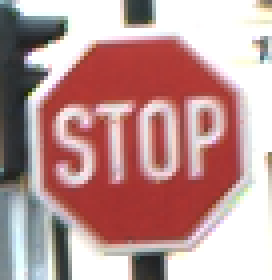
#> input picture gtsrb/14/00001_00018.ppm, 68 x 70 px, found by its file name (shown 4 times larger); its folder holds only this picture in this run
$ jupyter execute --allow-errors 05_phase5_preprocessing_pipeline.ipynb
#> lines starting #> are read from the running program, lines starting #| are printed output that depends on the picture; long printed decimals are rounded
# 🚦 Phase 5: Image Preprocessing Pipeline
### Traffic Sign Recognition using Deep Learning & CNN

---

## 🎯 Objectives for Phase 5:
1. **Uniform Resizing**: Standardize diverse image sizes ($25\times25$ to $200\times200$) into uniform **$32 \times 32 \times 3$** pixel tensors.
2. **Color Space Conversion**: Ensure images read by OpenCV (BGR) are properly mapped to RGB.
3. **Pixel Normalization**: Scale raw pixel intensities from integer $[0, 255]$ to floating-point $[0.0, 1.0]$.
4. **Stratified Train/Test Split**: Split dataset 80% for training and 20% for testing while strictly preserving the class ratios across all 43 classes.
5. **Domain-Safe Augmentation**: Explore realistic transformations (minor rotation $\pm 10^\circ$, shifts, zoom) and understand **why horizontal flips are prohibited** for directional traffic signs.
6. **Dataset Caching**: Save preprocessed NumPy arrays to `dataset/processed_data.npz` so future training notebooks load in under 2 seconds!

> **Beginner Tip:** Run each cell sequentially using `Shift + Enter`.

### 📁 Step 5.1: Import Libraries & Configure Paths

[cell 1]
import os
import sys
import cv2
import time
import numpy as np
import matplotlib.pyplot as plt
from sklearn.model_selection import train_test_split

# Handle project root path whether run from notebooks/ or root
if os.path.basename(os.getcwd()) == "notebooks":
    PROJECT_ROOT = os.path.abspath("..")
else:
    PROJECT_ROOT = os.path.abspath(".")

sys.path.append(PROJECT_ROOT)
from config import DATA_PATH, DATASET_DIR, IMAGE_SIZE, TEST_SPLIT_RATIO, RANDOM_STATE
from label_utils import CLASS_NAMES

print("Project Root :", PROJECT_ROOT)
print("Dataset Path :", DATA_PATH)
print("Target Shape :", (IMAGE_SIZE[0], IMAGE_SIZE[1], 3))

if not os.path.exists(DATA_PATH):
    print("\n⚠️ Dataset folder not found! Please run Phase 2 notebook first.")
else:
    print("✅ Dataset folder verified!")

### 🖼️ Step 5.2: Resizing & BGR-to-RGB Conversion
OpenCV loads images in **BGR** (Blue, Green, Red) order by default, whereas neural networks and Matplotlib expect **RGB** (Red, Green, Blue).
Let's see what happens if we forget to convert BGR to RGB!

[cell 2]
# Pick a sample Stop sign (Class 14)
sample_folder = os.path.join(DATA_PATH, "14")
sample_file = os.path.join(sample_folder, os.listdir(sample_folder)[0])

# 1. Read with OpenCV (returns BGR)
raw_bgr = cv2.imread(sample_file)
#> raw_bgr is the input picture: shape (70, 68, 3); mean B, G, R 149.1, 150.4, 188.3
original_shape = raw_bgr.shape
#> original_shape = (70, 68, 3)

# 2. Resize to 32x32
resized_bgr = cv2.resize(raw_bgr, IMAGE_SIZE)
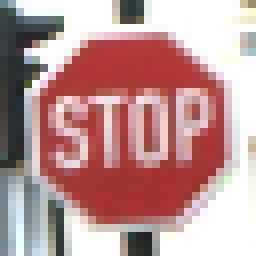
#> resized_bgr: shape (32, 32, 3) (shown 8 times larger); mean B, G, R 149.1, 150.3, 188.3

# 3. Convert to RGB
resized_rgb = cv2.cvtColor(resized_bgr, cv2.COLOR_BGR2RGB)

# Compare side-by-side
plt.figure(figsize=(10, 3.5))

plt.subplot(1, 3, 1)
plt.imshow(raw_bgr)  # Shows with swapped blue/red colors
plt.title(f"Raw BGR (No Conversion)\nShape: {original_shape[1]}x{original_shape[0]}", fontsize=9.5, color='red')
plt.axis('off')

plt.subplot(1, 3, 2)
plt.imshow(resized_bgr)
plt.title("Resized to 32x32 (Still BGR)", fontsize=9.5, color='orange')
plt.axis('off')

plt.subplot(1, 3, 3)
plt.imshow(resized_rgb)
plt.title("Resized + RGB Converted\nShape: 32x32x3 (Correct!)", fontsize=9.5, color='green')
plt.axis('off')

plt.tight_layout()
plt.show()
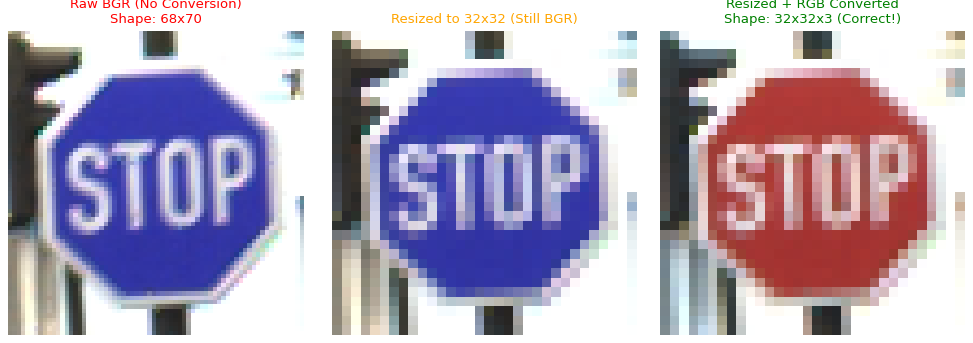
#> figure drawn by matplotlib, 3 panels; B, G, R data is drawn as R, G, B

print("💡 Viva Point: OpenCV reads images as BGR. We must convert to RGB so red stop signs stay red instead of blue!")

### 🔢 Step 5.3: Pixel Normalization ($X / 255.0$)
Raw pixel values range from `0` to `255` (integers).
Dividing by `255.0` transforms all values into the range `[0.0, 1.0]` (floating point numbers).
- **Why normalize?** Neural network weights are initialized to small values. Unnormalized large inputs ($>100$) cause gradients to explode, leading to unstable training.

[cell 3]
raw_pixel_sample = resized_rgb[:2, :2, 0]  # Top-left 2x2 red channel pixels
#> raw_pixel_sample = [[101, 150], [57, 64]]
normalized_sample = raw_pixel_sample / 255.0
#> normalized_sample = [[0.396, 0.588], [0.224, 0.251]]

print("--- Before Normalization (Integers 0-255) ---")
print(raw_pixel_sample)
#| [[101 150]
#|  [ 57  64]]
print(f"Data type: {raw_pixel_sample.dtype}, Min: {resized_rgb.min()}, Max: {resized_rgb.max()}")
#| Data type: uint8, Min: 30, Max: 255

print("\n--- After Normalization (Floats 0.0 - 1.0) ---")
print(normalized_sample)
#| [[0.3961 0.5882]
#|  [0.2235 0.251]]
print(f"Data type: {normalized_sample.dtype}, Min: {(resized_rgb/255.0).min():.3f}, Max: {(resized_rgb/255.0).max():.3f}")
#| Data type: float64, Min: 0.118, Max: 1.000

### 🔄 Step 5.4: Process the Entire GTSRB Dataset
Now we iterate across all 43 folders, resize each image to $32 \times 32$, convert to RGB, and build our NumPy matrices $X$ and $y$.

[cell 4]
images = []
labels = []
start_time = time.time()

print("Loading and preprocessing all 43 classes...")
for cid in range(43):
    folder = os.path.join(DATA_PATH, str(cid))
    if not os.path.exists(folder):
        continue

    files = [f for f in os.listdir(folder) if f.lower().endswith(('.ppm', '.png', '.jpg', '.jpeg'))]
    for fname in files:
        fpath = os.path.join(folder, fname)
        img = cv2.imread(fpath)
        if img is not None:
            img_resized = cv2.resize(img, IMAGE_SIZE)
            img_rgb = cv2.cvtColor(img_resized, cv2.COLOR_BGR2RGB)
            images.append(img_rgb)
            labels.append(cid)

# Convert to standardized NumPy arrays
X = np.array(images, dtype='float32') / 255.0
y = np.array(labels, dtype='int32')

elapsed = time.time() - start_time
print(f"\nDone in {elapsed:.1f} seconds!")
print(f"Total Images Loaded (X) : {X.shape} (Count, Height, Width, Channels)")
#| Total Images Loaded (X) : (1, 32, 32, 3) (Count, Height, Width, Channels)
print(f"Total Labels Loaded (y) : {y.shape}")
#| Total Labels Loaded (y) : (1,)
